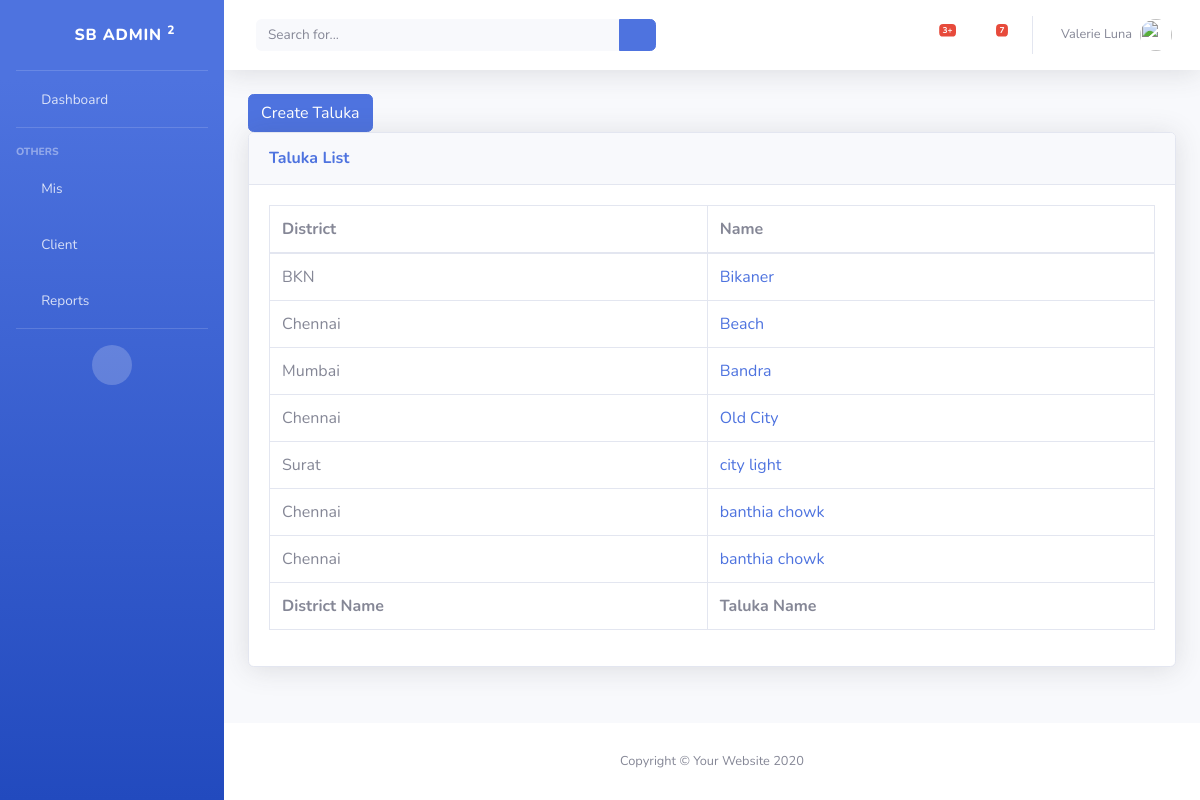
/loan/list-taluka, run on an earlier commit of the app's database.
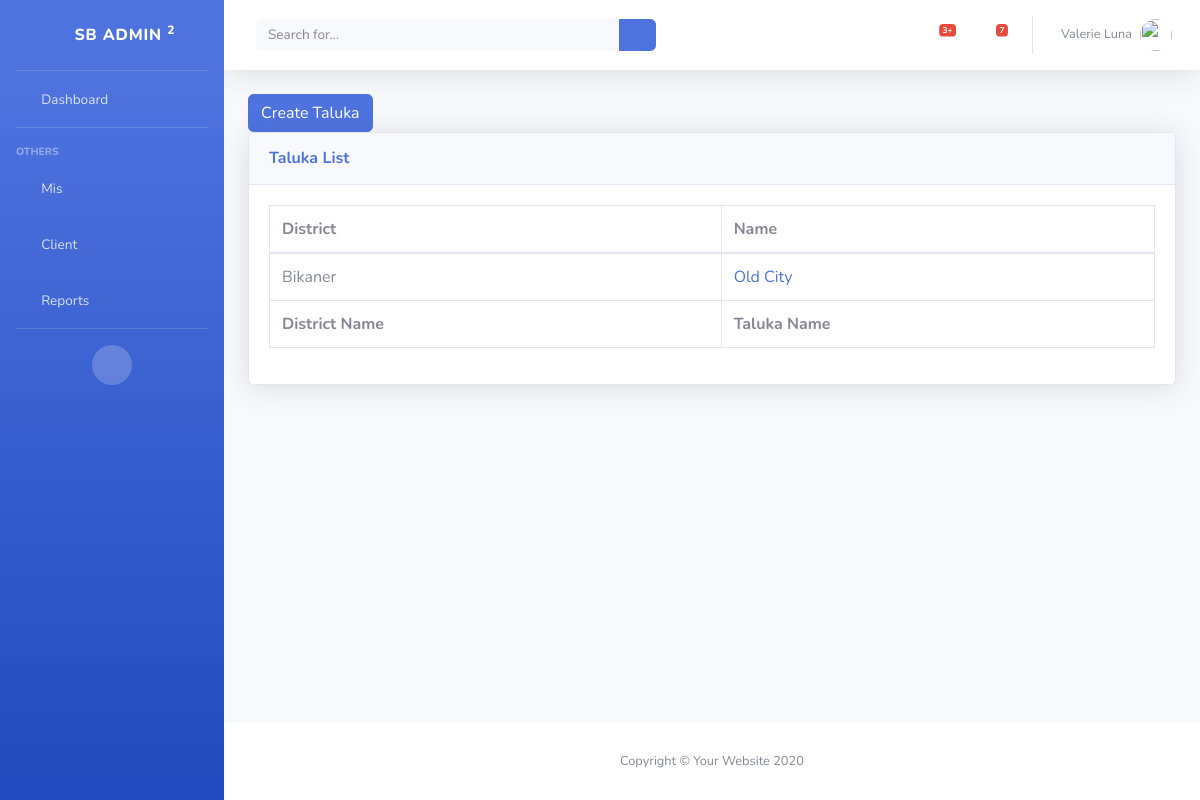
And on a later commit of the database.
### loan/models.py (models this page shows, shortened)
class Taluka(models.Model):
    district_id = models.ForeignKey(District, on_delete=models.CASCADE)
    name = models.CharField(max_length=255)

class District(models.Model):
    name = models.CharField(max_length=255)
    class Meta:
        ordering = ['name']
    def __str__(self):
        return self.name

### loan/views/address.py (the view)
class TalukaListView(ListView):
    model = models.Taluka

### loan/templates/loan/taluka_list.html
{% extends "base_template.html" %}
{% block content %}
    <a href="{% url 'loan:create-taluka' %}" class="btn btn-primary">Create Taluka</a>
    <div class="card shadow mb-4">
        <div class="card-header py-3">
            <h6 class="m-0 font-weight-bold text-primary">Taluka List</h6>
        </div>
        <div class="card-body">
            <div class="table-responsive">
                <table class="table table-bordered" id="dataTable" width="100%" cellspacing="0">
                    <thead>
                    <tr>
                        <th>District</th>
                        <th>Name</th>
                    </tr>
                    </thead>
                    <tfoot>
                    <tr>
                        <th>District Name</th>
                        <th>Taluka Name</th>
                    </tr>
                    </tfoot>
                    <tbody>
                    {% for taluka in taluka_list %}
                        <tr>
                            <td>{{ taluka.district_id }}</td>
                            <td>
                                <a href="{% url 'loan:update-taluka' pk=taluka.id %}" >{{ taluka.name }}</a>
                            </td>
                        </tr>
                    {% endfor %}
                    </tbody>
                </table>
            </div>
        </div>
    </div>
{% endblock %}

### templates/base_template.html (shortened to what this page needs)
{% load static %}
<html lang="en">
<head>
    <link href="{% static 'vendor/fontawesome-free/css/all.min.css' %}" rel="stylesheet" type="text/css">
    <link href="{% static 'css/sb-admin-2.min.css' %}" rel="stylesheet">
    <link href="{% static 'vendor/datatables/dataTables.bootstrap4.min.css' %}" rel="stylesheet">
</head>
<body id="page-top">
<div id="wrapper">
    <ul class="navbar-nav bg-gradient-primary sidebar sidebar-dark accordion" id="accordionSidebar">
      <a class="sidebar-brand d-flex align-items-center justify-content-center" href="index.html">
        <div class="sidebar-brand-icon rotate-n-15">
          <i class="fas fa-laugh-wink"></i>
        </div>
        <div class="sidebar-brand-text mx-3">SB Admin <sup>2</sup></div>
      </a>
      <hr class="sidebar-divider my-0">
      <li class="nav-item">
        <a class="nav-link" href="{% url 'loan:index' %}">
          <i class="fas fa-fw fa-tachometer-alt"></i>
          <span>Dashboard</span></a>
      </li>
        <hr class="sidebar-divider">
        <div class="sidebar-heading">
            Others
        </div>
        <li class="nav-item">
            <a class="nav-link collapsed" href="#" data-toggle="collapse" data-target="#collapseTwo"
               aria-expanded="true" aria-controls="collapseTwo">
                <i class="fas fa-fw fa-cog"></i>
                <span>Mis</span>
            </a>
        </li>
        <li class="nav-item">
            <a class="nav-link collapsed" href="#" data-toggle="collapse" data-target="#collapseUtilities"
               aria-expanded="true" aria-controls="collapseUtilities">
                <i class="fas fa-fw fa-wrench"></i>
                <span>Client</span>
            </a>
        </li>
        <li class="nav-item">
            <a class="nav-link collapsed" href="#" data-toggle="collapse" data-target="#report"
               aria-expanded="true" aria-controls="collapseTwo">
                <i class="fas fa-fw fa-cog"></i>
                <span>Reports</span>
            </a>
        </li>
      <hr class="sidebar-divider">
      <div class="text-center d-none d-md-inline">
        <button class="rounded-circle border-0" id="sidebarToggle"></button>
      </div>
    </ul>
    <div id="content-wrapper" class="d-flex flex-column">
      <div id="content">
        <nav class="navbar navbar-expand navbar-light bg-white topbar mb-4 static-top shadow">
          <form class="d-none d-sm-inline-block form-inline mr-auto ml-md-3 my-2 my-md-0 mw-100 navbar-search">
            <div class="input-group">
              <input type="text" class="form-control bg-light border-0 small" placeholder="Search for..." aria-label="Search" aria-describedby="basic-addon2">
              <div class="input-group-append">
                <button class="btn btn-primary" type="button">
                  <i class="fas fa-search fa-sm"></i>
                </button>
              </div>
            </div>
          </form>
          <ul class="navbar-nav ml-auto">
            <li class="nav-item dropdown no-arrow mx-1">
              <a class="nav-link dropdown-toggle" href="#" id="alertsDropdown" role="button" data-toggle="dropdown" aria-haspopup="true" aria-expanded="false">
                <i class="fas fa-bell fa-fw"></i>
                <span class="badge badge-danger badge-counter">3+</span>
              </a>
            </li>
            <li class="nav-item dropdown no-arrow mx-1">
              <a class="nav-link dropdown-toggle" href="#" id="messagesDropdown" role="button" data-toggle="dropdown" aria-haspopup="true" aria-expanded="false">
                <i class="fas fa-envelope fa-fw"></i>
                <span class="badge badge-danger badge-counter">7</span>
              </a>
            </li>
            <li class="nav-item dropdown no-arrow">
              <a class="nav-link dropdown-toggle" href="#" id="userDropdown" role="button" data-toggle="dropdown" aria-haspopup="true" aria-expanded="false">
                <span class="mr-2 d-none d-lg-inline text-gray-600 small">Valerie Luna</span>
                <img class="img-profile rounded-circle" src="https://source.unsplash.com/QAB-WJcbgJk/60x60">
              </a>
            </li>
          </ul>
        </nav>
        <div class="container-fluid">
              {% block content %}{% endblock %}
        </div>
      </div>
      <footer class="sticky-footer bg-white">
        <div class="container my-auto">
          <div class="copyright text-center my-auto">
            <span>Copyright &copy; Your Website 2020</span>
          </div>
        </div>
      </footer>
    </div>
  </div>
</body>
</html>
</html>

What changed in the data, as far as the page shows it:
removed Taluka: district_id "Chennai", name "Beach"
removed Taluka: district_id "Mumbai", name "Bandra"
removed Taluka: district_id "Chennai", name "Old City"
removed Taluka: district_id "Surat", name "city light"
removed Taluka: district_id "Chennai", name "banthia chowk"
removed Taluka: district_id "Chennai", name "banthia chowk"
changed Taluka "Bikaner": district_id "BKN" → "Bikaner"; name "Bikaner" → "Old City"
